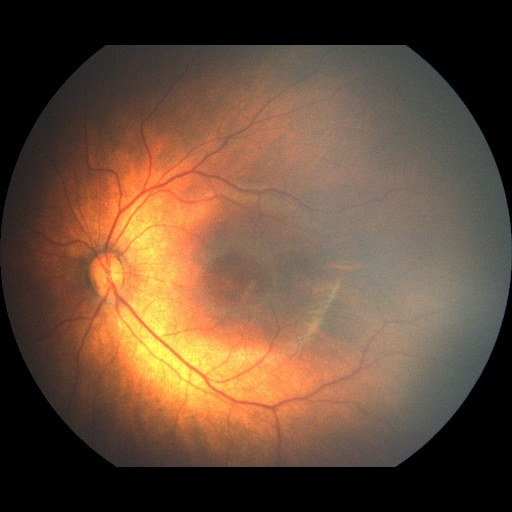
#> input picture data/Normal/Normal_1.jpg, 512 x 512 px, found by its file name; its folder holds only this picture in this run
$ python main2.py
#> lines starting #> are read from the running program, lines starting #| are printed output that depends on the picture
import os
from skimage import io
import numpy as np
import cv2
import matplotlib.pyplot as plt

# Define the input and output folders
input_folder = 'fp_scale/data/Normal/'
output_folder = 'fp_scale/results/Normal/'

def process_image(file_path, output_folder, n_colors=5):
    # Read the image
#> called with file_path = 'fp_scale/data/Normal/Normal_1.jpg', output_folder = 'fp_scale/results/Normal/', n_colors = 5
    img = io.imread(file_path)[:,:,:]
#> img is the input picture: shape (512, 512, 3); mean R, G, B 102.8, 76.7, 57.3
    average = img.mean(axis=0).mean(axis=0) # calculate mean value of RGB channels across image
#> average = [102.8, 76.71, 57.31]

    pixels = np.float32(img.reshape(-1, 3)) # reshape matrix

    n_colors = 5 # set colors to 5
    criteria = (cv2.TERM_CRITERIA_EPS + cv2.TERM_CRITERIA_MAX_ITER, 200, .1)
    flags = cv2.KMEANS_RANDOM_CENTERS

    _, labels, palette = cv2.kmeans(pixels, n_colors, None, criteria, 10, flags)
#> palette = [[156.9, 118.7, 95.39], [67.94, 50.51, 43.95], [105.6, 90.03, 78.66], [244.7, 161.1, 81.72], [0.135, 0.102, 0.171]]
    _, counts = np.unique(labels, return_counts=True)
#> counts = [70225, 30598, 53988, 33275, 74058]

    dominant = palette[np.argmax(counts)]
#> dominant = [0.135, 0.102, 0.171]

    avg_patch = np.ones(shape=img.shape, dtype=np.uint8)*np.uint8(average)
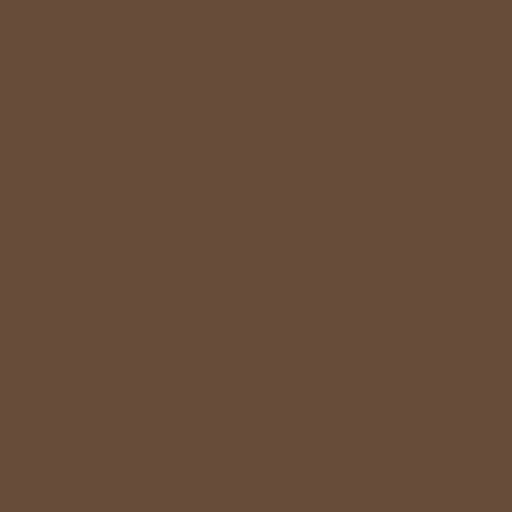
#> avg_patch: shape (512, 512, 3); mean R, G, B 102, 76, 57

    indices = np.argsort(counts)[::-1]
#> indices = [4, 0, 2, 3, 1]
    freqs = np.cumsum(np.hstack([[0], counts[indices]/float(counts.sum())]))
#> freqs = [0, 0.283, 0.55, 0.756, 0.883, 1]
    rows = np.int_(img.shape[0]*freqs)
#> rows = [0, 144, 281, 387, 452, 512]

    dom_patch = np.zeros(shape=img.shape, dtype=np.uint8)
    for i in range(len(rows) - 1):
        dom_patch[rows[i]:rows[i + 1], :, :] += np.uint8(palette[indices[i]])
#> this loop made 5 passes
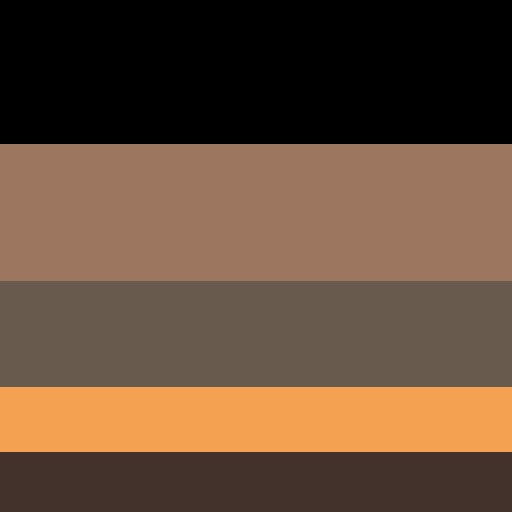
#> dom_patch: shape (512, 512, 3); mean of channels 0, 1, 2 102.3, 76.5, 56.9; drawn as R, G, B

    fig, (ax0, ax1) = plt.subplots(1, 2, figsize=(12,6))
    ax0.imshow(avg_patch)
    ax0.set_title('Average color')
    ax0.axis('off')
    ax1.imshow(dom_patch)
    ax1.set_title('Dominant colors')
    ax1.axis('off')

    # Save the plot
    output_file_path = os.path.join(output_folder, os.path.basename(file_path) + '_dominant_colors.png')
    plt.savefig(output_file_path)
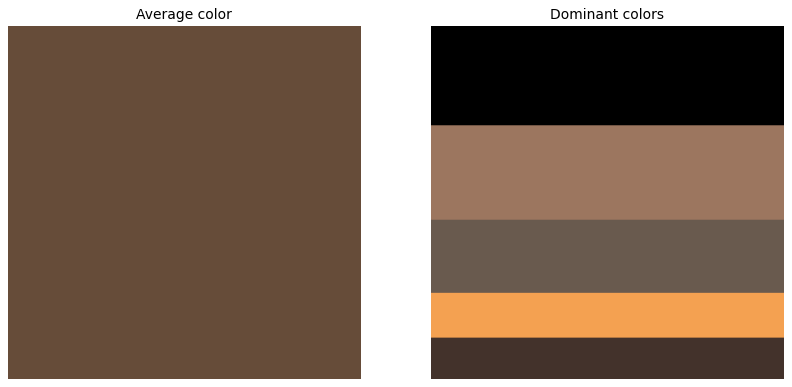
#> figure drawn by matplotlib, 2 panels
    plt.close(fig)

# Iterate over all files in the input folder
for file_name in os.listdir(input_folder):
    file_path = os.path.join(input_folder, file_name)
    if os.path.isfile(file_path):
        try:
            process_image(file_path, output_folder)
            print(f'Processed and saved plot for {file_name}')
        except Exception as e:
            print(f'Error processing {file_name}: {e}')

$ run again, on data/Normal/Normal_115.jpg
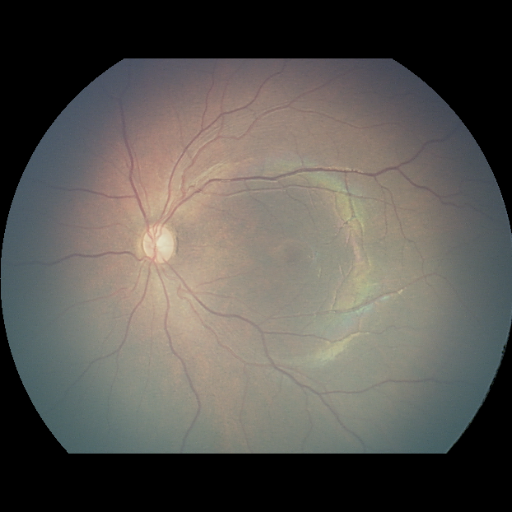
#> input picture data/Normal/Normal_115.jpg, 512 x 512 px, found by its file name
#> in process_image, img is the input picture: shape (512, 512, 3); mean R, G, B 90, 86.8, 81.8
#> average = [89.98, 86.81, 81.78]
#> palette = [[118.8, 116.7, 112.7], [149.2, 140, 127.6], [0.143, 0.174, 0.188], [177.2, 159.6, 140.2], [85.66, 93.68, 98.56]]
#> counts = [39003, 64617, 82196, 30225, 46103]
#> dominant = [0.143, 0.174, 0.188]
#> in process_image, `avg_patch = np.ones(shape=img.shape, dtype=np.uint8)*np.uint8(average)`:
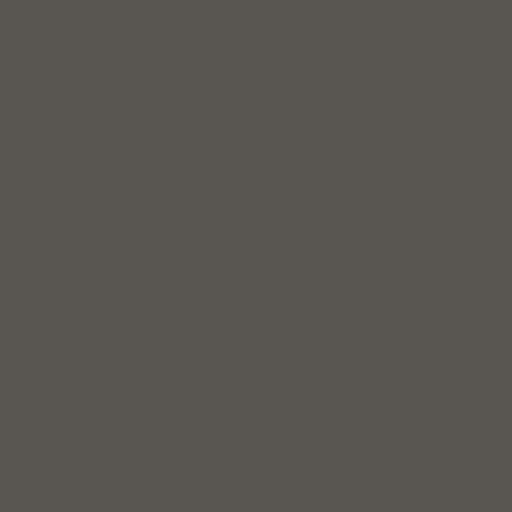
#> avg_patch: shape (512, 512, 3); mean R, G, B 89, 86, 81
#> indices = [2, 1, 4, 0, 3]
#> freqs = [0, 0.314, 0.56, 0.736, 0.885, 1]
#> rows = [0, 160, 286, 376, 452, 512]
#> the loop in process_image, `for i in range(len(rows) - 1):` made 5 passes
#> in process_image, `plt.savefig(output_file_path)`:
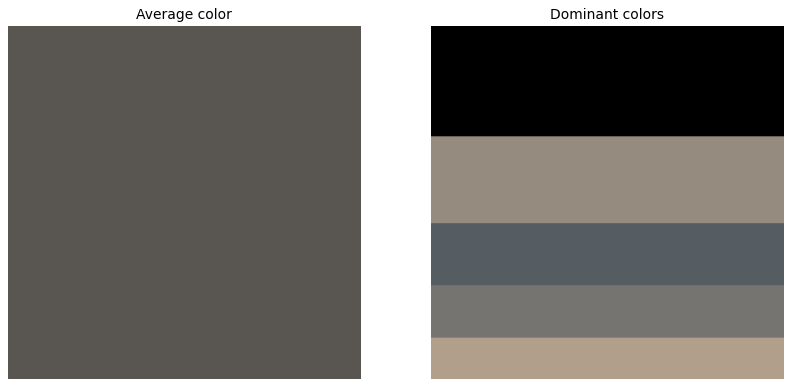
#> figure drawn by matplotlib, 2 panels

$ run again, on data/Normal/Normal_117.jpg
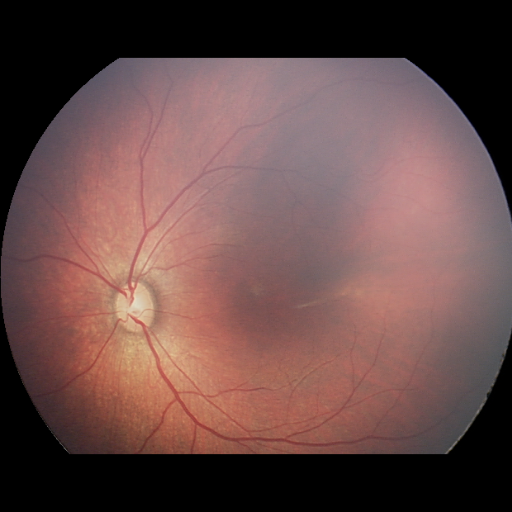
#> input picture data/Normal/Normal_117.jpg, 512 x 512 px, found by its file name
#> in process_image, img is the input picture: shape (512, 512, 3); mean R, G, B 103.6, 74.9, 72.8
#> average = [103.6, 74.94, 72.84]
#> palette = [[141.7, 116.6, 122.3], [184.4, 132.1, 123.1], [0.333, 0.271, 0.316], [152.1, 96.51, 88.25], [98.05, 71.94, 73.65]]
#> counts = [48073, 53604, 80489, 48192, 31786]
#> dominant = [0.333, 0.271, 0.316]
#> indices = [2, 1, 3, 0, 4]
#> freqs = [0, 0.307, 0.512, 0.695, 0.879, 1]
#> rows = [0, 157, 261, 356, 449, 512]
#> the loop in process_image, `for i in range(len(rows) - 1):` made 5 passes
#> after the loop in process_image, `for i in range(len(rows) - 1):`:
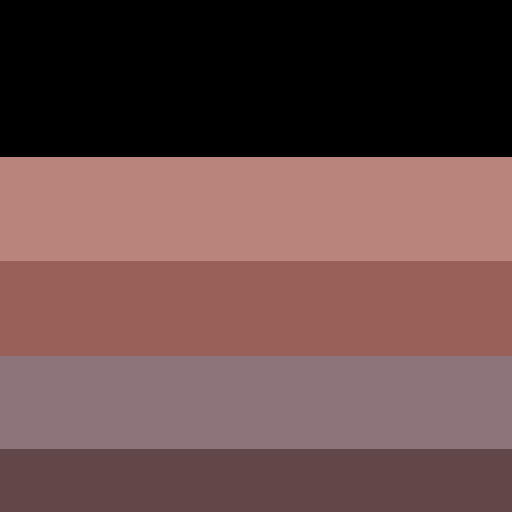
#> dom_patch: shape (512, 512, 3); mean of channels 0, 1, 2 103.2, 74.4, 72.5; drawn as R, G, B
#> in process_image, `plt.savefig(output_file_path)`:
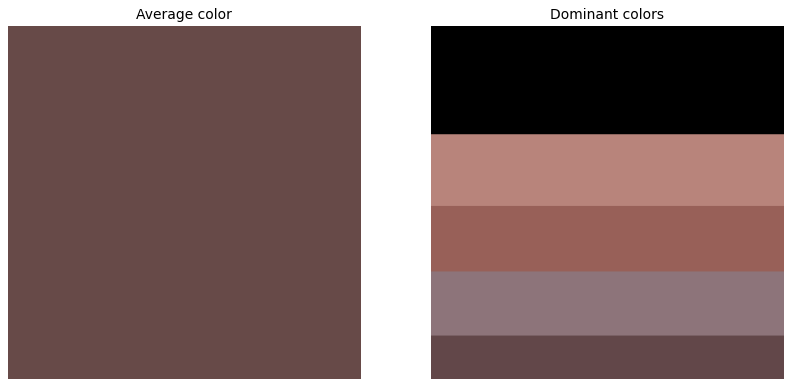
#> figure drawn by matplotlib, 2 panels

$ run again, on data/Normal/Normal_132.jpg
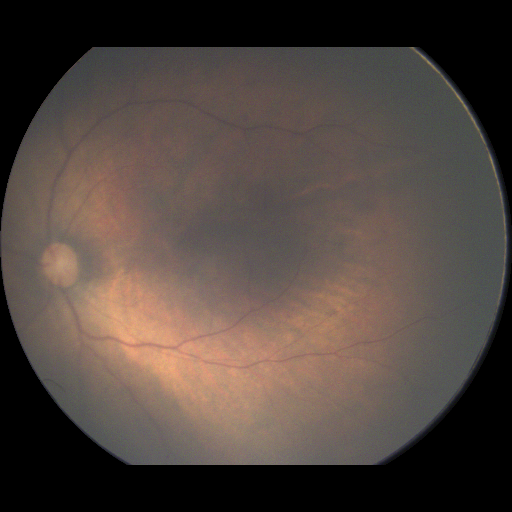
#> input picture data/Normal/Normal_132.jpg, 512 x 512 px, found by its file name
#> in process_image, img is the input picture: shape (512, 512, 3); mean R, G, B 80.6, 69.1, 63
#> average = [80.56, 69.09, 63.02]
#> palette = [[194.2, 145.5, 117.6], [86.84, 81.01, 78.1], [146.8, 117.7, 101.8], [111.5, 96.91, 89.77], [0.564, 0.601, 0.695]]
#> counts = [16036, 83192, 34158, 51312, 77446]
#> dominant = [86.84, 81.01, 78.1]
#> in process_image, `avg_patch = np.ones(shape=img.shape, dtype=np.uint8)*np.uint8(average)`:
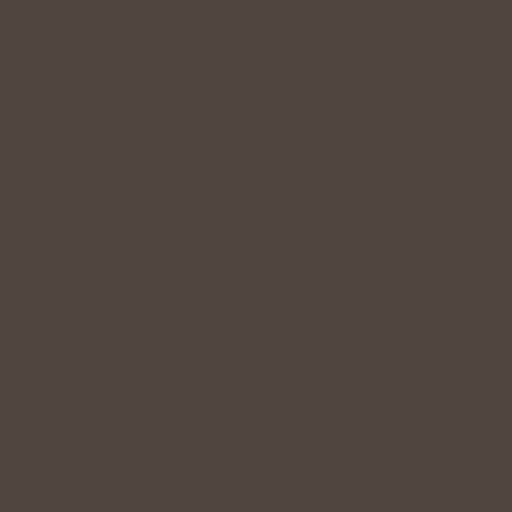
#> avg_patch: shape (512, 512, 3); mean R, G, B 80, 69, 63
#> indices = [1, 4, 3, 2, 0]
#> freqs = [0, 0.317, 0.613, 0.809, 0.939, 1]
#> rows = [0, 162, 313, 413, 480, 512]
#> the loop in process_image, `for i in range(len(rows) - 1):` made 5 passes
#> in process_image, `plt.savefig(output_file_path)`:
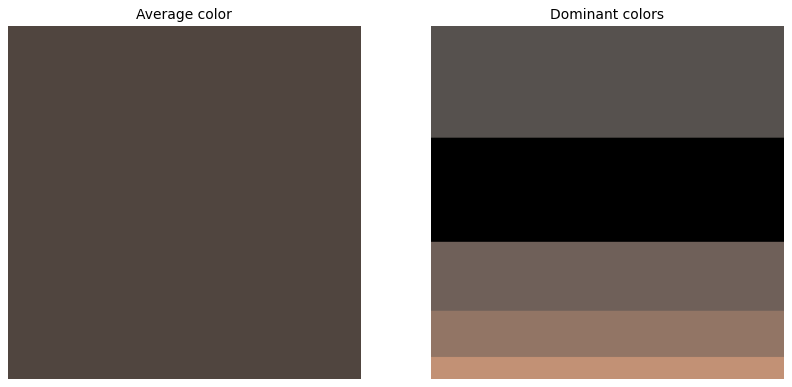
#> figure drawn by matplotlib, 2 panels

$ run again, on data/Normal/Normal_106.jpg
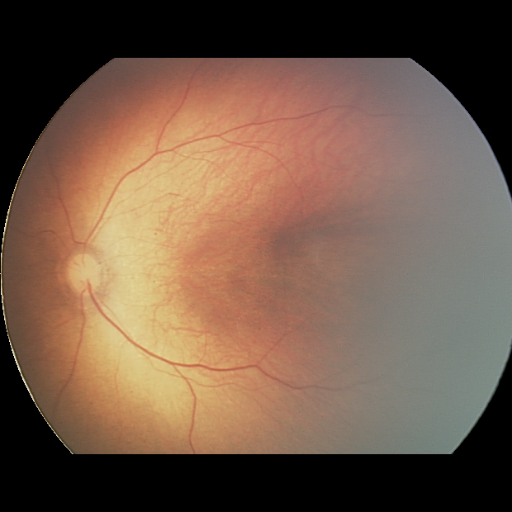
#> input picture data/Normal/Normal_106.jpg, 512 x 512 px, found by its file name
#> in process_image, img is the input picture: shape (512, 512, 3); mean R, G, B 113.7, 89, 72.3
#> average = [113.7, 89.01, 72.31]
#> palette = [[182.6, 121.4, 92.79], [126.9, 87.85, 71.35], [0.28, 0.252, 0.225], [133.2, 124, 117.3], [216.4, 175.6, 120.3]]
#> counts = [53948, 29195, 78878, 65479, 34644]
#> dominant = [0.28, 0.252, 0.225]
#> indices = [2, 3, 0, 4, 1]
#> freqs = [0, 0.301, 0.551, 0.756, 0.889, 1]
#> rows = [0, 154, 281, 387, 454, 512]
#> the loop in process_image, `for i in range(len(rows) - 1):` made 5 passes
#> after the loop in process_image, `for i in range(len(rows) - 1):`:
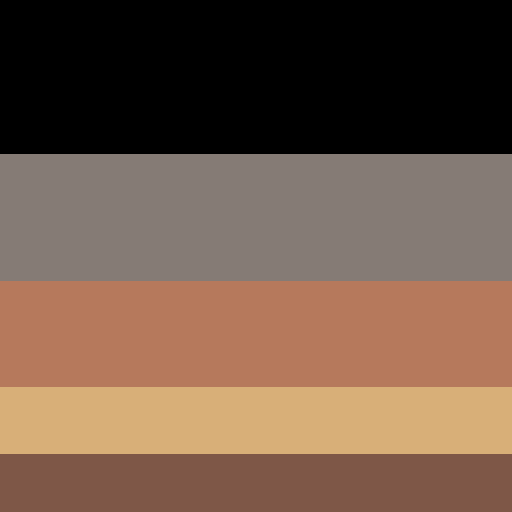
#> dom_patch: shape (512, 512, 3); mean of channels 0, 1, 2 113.2, 88.3, 71.8; drawn as R, G, B
#> in process_image, `plt.savefig(output_file_path)`:
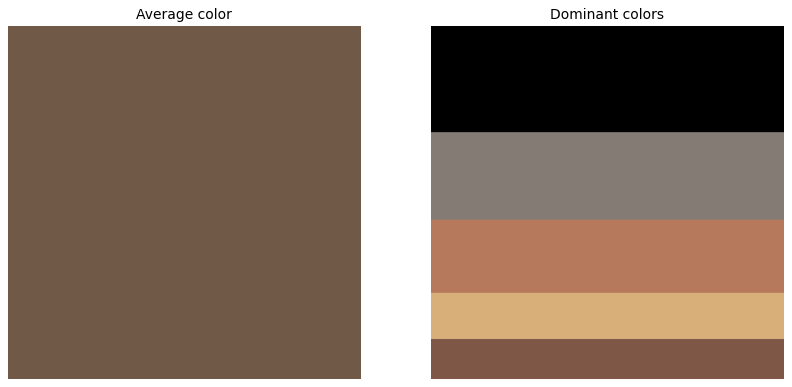
#> figure drawn by matplotlib, 2 panels
